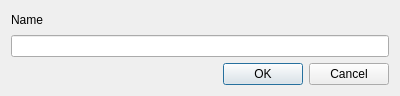
<?xml version="1.0" encoding="UTF-8"?>
<ui version="4.0">
 <class>new_wordlist_dialog</class>
 <widget class="QDialog" name="new_wordlist_dialog">
  <property name="geometry">
   <rect>
    <x>0</x>
    <y>0</y>
    <width>400</width>
    <height>96</height>
   </rect>
  </property>
  <property name="minimumSize">
   <size>
    <width>400</width>
    <height>96</height>
   </size>
  </property>
  <property name="maximumSize">
   <size>
    <width>400</width>
    <height>96</height>
   </size>
  </property>
  <property name="baseSize">
   <size>
    <width>400</width>
    <height>96</height>
   </size>
  </property>
  <property name="windowTitle">
   <string>New wordlist</string>
  </property>
  <layout class="QVBoxLayout" name="verticalLayout">
   <item>
    <widget class="QLabel" name="label">
     <property name="text">
      <string>Name</string>
     </property>
    </widget>
   </item>
   <item>
    <widget class="QLineEdit" name="name"/>
   </item>
   <item>
    <widget class="QDialogButtonBox" name="buttonBox">
     <property name="orientation">
      <enum>Qt::Horizontal</enum>
     </property>
     <property name="standardButtons">
      <set>QDialogButtonBox::Cancel|QDialogButtonBox::Ok</set>
     </property>
    </widget>
   </item>
  </layout>
 </widget>
 <resources/>
 <connections>
  <connection>
   <sender>buttonBox</sender>
   <signal>accepted()</signal>
   <receiver>new_wordlist_dialog</receiver>
   <slot>accept()</slot>
   <hints>
    <hint type="sourcelabel">
     <x>248</x>
     <y>254</y>
    </hint>
    <hint type="destinationlabel">
     <x>157</x>
     <y>274</y>
    </hint>
   </hints>
  </connection>
  <connection>
   <sender>buttonBox</sender>
   <signal>rejected()</signal>
   <receiver>new_wordlist_dialog</receiver>
   <slot>reject()</slot>
   <hints>
    <hint type="sourcelabel">
     <x>316</x>
     <y>260</y>
    </hint>
    <hint type="destinationlabel">
     <x>286</x>
     <y>274</y>
    </hint>
   </hints>
  </connection>
 </connections>
</ui>
